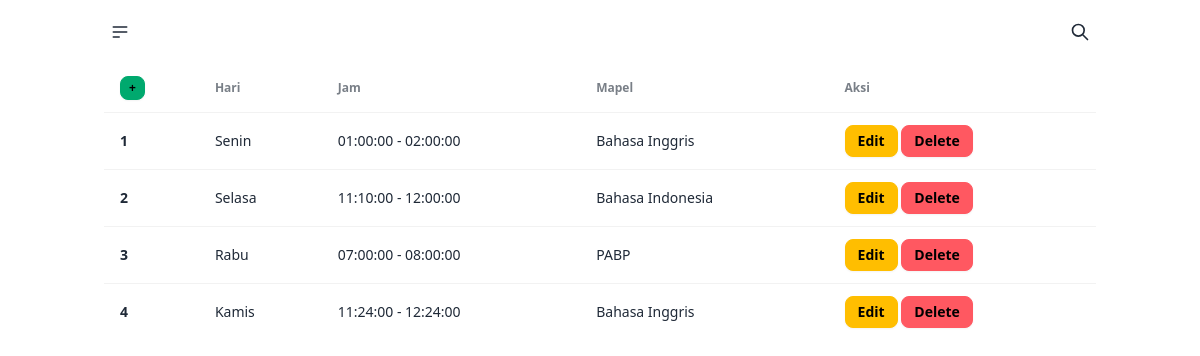
The app's page /admin/mapel/index.php with its own data.
### tables this page shows
CREATE TABLE `jadwal_pelajaran` (
  `id_japel` int NOT NULL,
  `id_hari` int NOT NULL,
  `id_jam` int NOT NULL,
  `id_mapel` int NOT NULL
);

CREATE TABLE `hari` (
  `id_hari` int NOT NULL,
  `nama_hari` enum('Senin','Selasa','Rabu','Kamis','Jumat') NOT NULL
);

CREATE TABLE `jam_mapel` (
  `id_jam` int NOT NULL,
  `jam_awal` time NOT NULL,
  `jam_akhir` time NOT NULL
);

CREATE TABLE `mapel` (
  `id_mapel` int NOT NULL,
  `nama_mapel` text NOT NULL
);

### admin/mapel/index.php (the view, shortened to what this page needs)
<?php
include '../../config.php';
?>
<!doctype html>
<html lang="en">
  <head>
    <link rel="stylesheet" href="../../src/style/output.css" />
    <link
      href="https://cdn.jsdelivr.net/npm/daisyui@4.12.10/dist/full.min.css"
      rel="stylesheet"
      type="text/css"
    />
  </head>
  <body>
  <?php include '../nav-new.php' ?>
    <div class="container mx-auto">
      <div class="overflow-x-auto">
        <table class="table">
          <thead>
            <tr>
              <th><a href="create.php" class="btn btn-xs btn-success">+</a></th>
              <th>Hari</th>
              <th>Jam</th>
              <th>Mapel</th>
              <th>Aksi</th>
            </tr>
          </thead>
          <tbody>
            <?php
            $sql = "SELECT * FROM jadwal_pelajaran
                    LEFT JOIN hari ON jadwal_pelajaran.id_hari = hari.id_hari
                    LEFT JOIN jam_mapel ON jadwal_pelajaran.id_jam = jam_mapel.id_jam
                    LEFT JOIN mapel ON jadwal_pelajaran.id_mapel = mapel.id_mapel";
            $i = 1;
            $query = mysqli_query($conn, $sql);
            while ($data = mysqli_fetch_assoc($query)):
            ?>
            <tr>
              <th><?= $i++ ?></th>
              <td><?= $data['nama_hari'] ?></td>
              <td><?= $data['jam_awal'] . ' - ' . $data['jam_akhir'] ?></td>
              <td><?= $data['nama_mapel'] ?></td>
              <td>
                <a href="update.php?id=<?= $data['id_japel'] ?>" type="submit" name="submit" class="btn btn-sm btn-warning">Edit</a>
                <a href="delete.php?id=<?= $data['id_japel'] ?>" class="btn btn-sm btn-error">Delete</a>
              </td>
            </tr>
            <?php endwhile; ?>
          </tbody>
        </table>
      </div>
    </div>
  </body>
</html>

### records on screen
jadwal_pelajaran: id_hari.nama_hari "Senin", id_jam.jam_awal "01:00:00", id_jam.jam_akhir "02:00:00", id_mapel.nama_mapel "Bahasa Inggris"
jadwal_pelajaran: id_hari.nama_hari "Selasa", id_jam.jam_awal "11:10:00", id_jam.jam_akhir "12:00:00", id_mapel.nama_mapel "Bahasa Indonesia"
jadwal_pelajaran: id_hari.nama_hari "Rabu", id_jam.jam_awal "07:00:00", id_jam.jam_akhir "08:00:00", id_mapel.nama_mapel "PABP"
jadwal_pelajaran: id_hari.nama_hari "Kamis", id_jam.jam_awal "11:24:00", id_jam.jam_akhir "12:24:00", id_mapel.nama_mapel "Bahasa Inggris"
